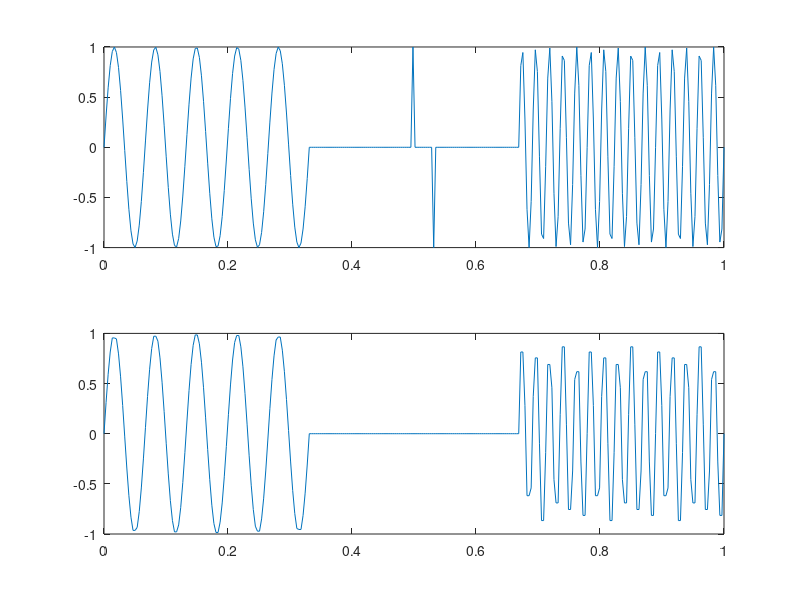

Recreate this plot in MATLAB.
clc
clear all
close all
t1=linspace(0,1,100);
t=linspace(0,1,300);
f1=5;
f2=0;
f3=15;
x1=sin(2*pi*f1*t1);
x2=sin(2*pi*f2*t1);
x3=sin(2*pi*f3*t1);
x=[x1,x2,x3];
x(150)=1;
x(160)=-1;
y=medfilt1(x);
subplot(2,1,1),plot(t,x)
subplot(2,1,2),plot(t,y)
